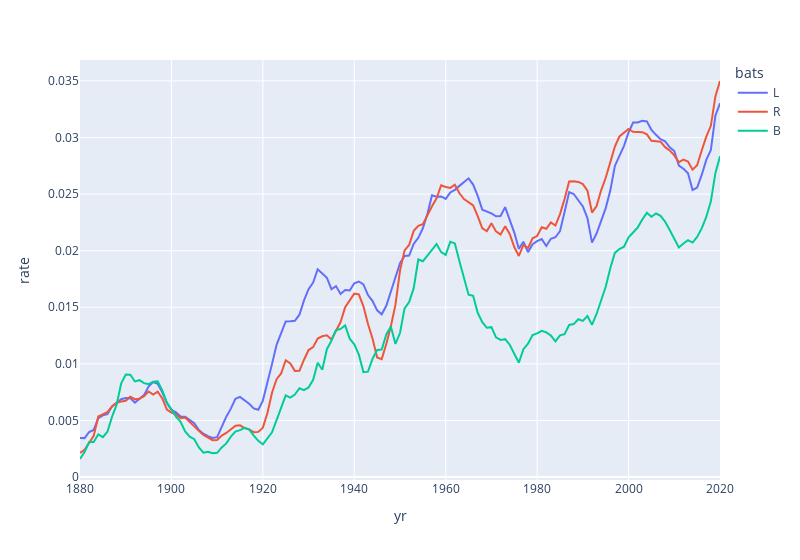

The cell this chart's notebook holds for it:
### Code cell
fig = px.line(bat_rolling_rates[['L', 'R', 'B']].stack().rename('rate').reset_index(), x='yr', y='rate', color='bats')
fig.update_layout(width=800)
fig.write_image(f'output/${stat_name}_rates_by_handedness.png')
fig.show()

### Figure 1 — Plotly figure (JSON) as saved in the notebook; plotly's stock layout.template omitted (floating-point values rounded to 4 significant figures; data arrays with more than 128 entries replaced by an {"elided": "..."} marker saying what was removed)
{"data": [{"hovertemplate": "bats=L<br>yr=%{x}<br>rate=%{y}<extra></extra>", "legendgroup": "L", "line": {"color": "#636efa", "dash": "solid"}, "mode": "lines", "name": "L", "orientation": "v", "showlegend": true, "type": "scatter", "x": {"elided": "141 int values"}, "xaxis": "x", "y": {"elided": "141 float values"}, "yaxis": "y"}, {"hovertemplate": "bats=R<br>yr=%{x}<br>rate=%{y}<extra></extra>", "legendgroup": "R", "line": {"color": "#EF553B", "dash": "solid"}, "mode": "lines", "name": "R", "orientation": "v", "showlegend": true, "type": "scatter", "x": {"elided": "141 int values"}, "xaxis": "x", "y": {"elided": "141 float values"}, "yaxis": "y"}, {"hovertemplate": "bats=B<br>yr=%{x}<br>rate=%{y}<extra></extra>", "legendgroup": "B", "line": {"color": "#00cc96", "dash": "solid"}, "mode": "lines", "name": "B", "orientation": "v", "showlegend": true, "type": "scatter", "x": {"elided": "141 int values"}, "xaxis": "x", "y": {"elided": "141 float values"}, "yaxis": "y"}], "layout": {"legend": {"title": {"text": "bats"}, "tracegroupgap": 0}, "margin": {"t": 60}, "width": 800, "xaxis": {"anchor": "y", "domain": [0, 1], "title": {"text": "yr"}}, "yaxis": {"anchor": "x", "domain": [0, 1], "title": {"text": "rate"}}}}
